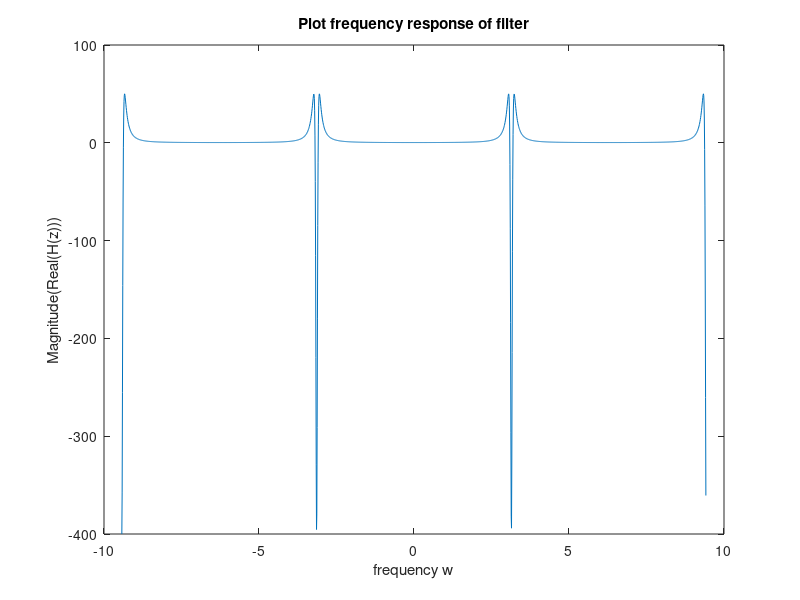

Here is the MATLAB script that generated this plot:
w = -3*pi:0.01:3*pi; 
r = 0.95; 
for q = 0:pi/6:pi
    [h,w] = freqz([0 1 0], [1 -2*r*cos(q) r*r],w);
    plot(w,real(h));
    title("Plot frequency response of filter") ;
    xlabel("frequency w"); 
    ylabel("Magnitude(Real(H(z)))"); 
    pause(1) ; 
end
